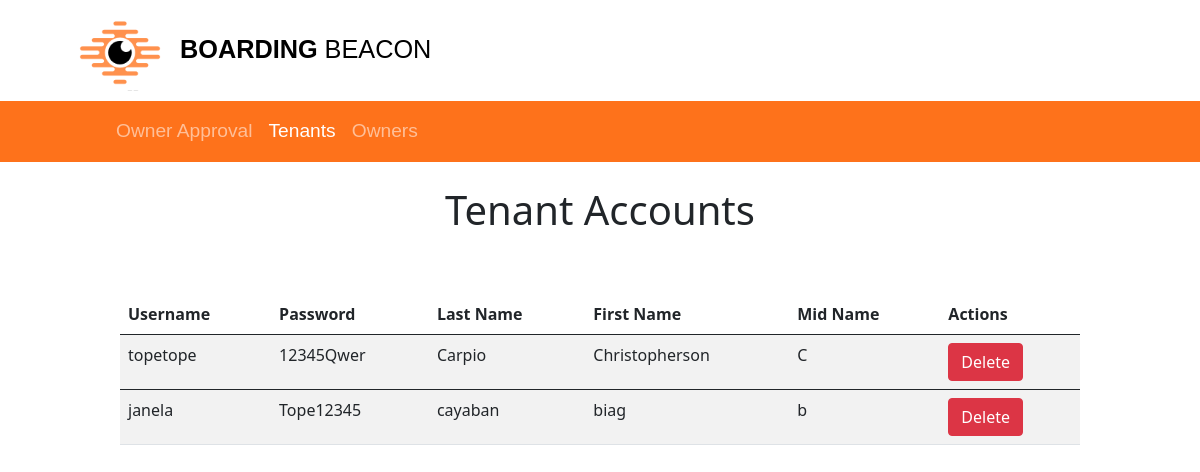
Screenshot of /admin-tenants.php with the database file from the repository.
### tables this page shows
CREATE TABLE `tenant` (
  `tenantID` int(11) NOT NULL,
  `fname` varchar(255) NOT NULL,
  `lname` varchar(255) NOT NULL,
  `username` varchar(255) NOT NULL,
  `password` varchar(255) NOT NULL,
  `midname` varchar(255) NOT NULL,
  `sex` varchar(255) NOT NULL,
  `contactNo` int(13) NOT NULL,
  `address` varchar(255) NOT NULL,
  `rented_bh` varchar(255) NOT NULL
);

### admin-tenants.php (the view, shortened to what this page needs)
<?php
require 'db.php';
?>
<!DOCTYPE html>
<html lang="en">
<head>
    <link rel="stylesheet" href="css/tenant-home8.css">
    <link href="https://cdn.jsdelivr.net/npm/bootstrap@5.0.2/dist/css/bootstrap.min.css" rel="stylesheet">
</head>
<body>
    <header>
        <div class="top-section">
            <img class="logo" src="images/image-logo.png" alt="PSU Logo">
            <label><b>BOARDING</b><span class="brand-name"> <b></b>BEACON</span></label>
        </div>
    </header>
       <nav class="navbar navbar-expand-sm navbar-dark">
            <div class="container">
            <ul class="navbar-nav">
                <li class="nav-item">
                    <a class="nav-link" href="owner-approval.php">Owner Approval</a>
                </li>
                <li class="nav-item">
                    <a class="nav-link active" href="#">Tenants</a>
                </li>
                <li class="nav-item">
                    <a class="nav-link" href="admin-owner.php">Owners</a>
                </li>
                </ul>
                </div>
        </nav>
    <div class="center">
        <h1>Tenant Accounts</h1>
        <table class='table table-striped'>
    <thead>
        <tr>
            <th>Username</th>
            <th>Password</th>
            <th>Last Name</th>
            <th>First Name</th>
            <th>Mid Name</th>
            <th>Actions</th>
        </tr>
    </thead>
<?php
$query = "SELECT tenant.tenantID, tenant.username, tenant.password, tenant.fname, tenant.lname, tenant.midname FROM tenant";
$result = mysqli_query($con, $query);
while ($row = mysqli_fetch_array($result)) {
?>
    <tbody>
        <tr>
            <td><?php echo $row['username']; ?></td>
            <td><?php echo $row['password']; ?></td>
            <td><?php echo $row['fname']; ?></td>
            <td><?php echo $row['lname']; ?></td>
            <td>
                <?php echo $row['midname']; ?>
            </td>
            <td>
                <form action="admin-tenants.php" method="post">
                    <Button type='submit' name="reject" value="Reject" class='btn btn-danger'>Delete</Button>
                </form>
            </td>
        </tr>
    </tbody>
<?php } ?>
</table>
    </div>
</body>
</html>

### css/tenant-home8.css (style rules this page uses)
* { margin: 0; padding: 0; box-sizing: border-box; }
header { display: flex; justify-content: space-between; align-items: center; font-family: "Poppins", sans-serif; }
.top-section { display: flex; align-items: center; padding: 10px 70px; background-color: white; position: sticky; }
.logo { max-width: 100px; margin-right: 10px; }
.top-section label { color: black; font-size: 1.58rem; }
.brand-name { font-size: 1.58rem; font-weight: 500; color: black; }
.nav-item a { font-size: 1.2rem; }
.navbar { display: flex; justify-content: space-between; padding-top: 20px; padding-bottom: 15px; padding-left: 8%; padding-right: 8%; align-items: center; background-color: #FE721B; color: #fff; position: sticky; font-family: "Poppins", sans-serif; top: 0; }
::placeholder { color: #1935DA; }

### admin-tenants.php (style rules this page uses)
.center h1 { margin-top:2%; display: flex; justify-content: center; }
table { max-width: 80%; margin: auto; margin-top: 5%; }

### rows the page displays
tenant: username "topetope", password "12345Qwer", fname "Carpio", lname "Christopherson", midname "C"
tenant: username "janela", password "Tope12345", fname "cayaban", lname "biag", midname "b"
